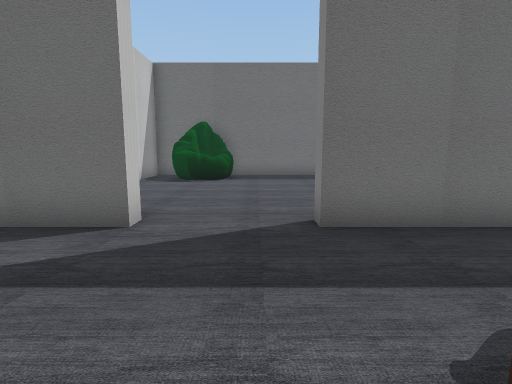
view 1 (above)

24 first-person views from a walk through a scene from a Unity 3-D project. The camera is 1.2 m above the floor, tilts 8° down and sees 80° across. The floor is counted in squares, 1 m on a side. Each view is taken from the middle of a square. On the plan, view 1 faces up. The plan holds only what a view shows up to about 13 squares ahead; the rest is blank. The place goes on beyond the plan. Some surface patterns are stand-ins.

view 2
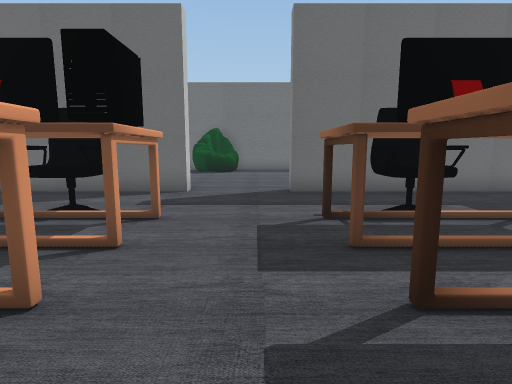

view 3
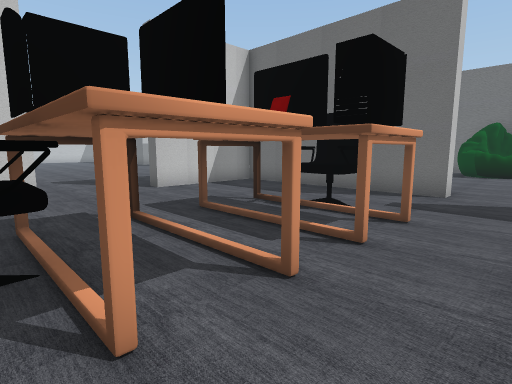

view 4
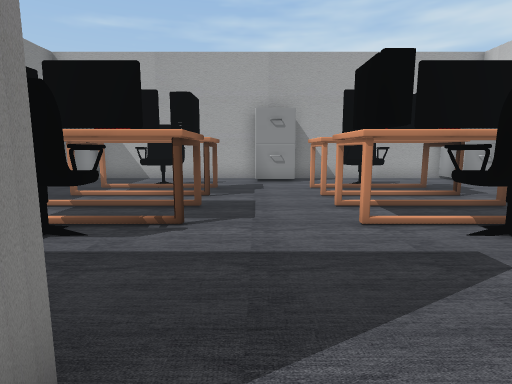

view 5
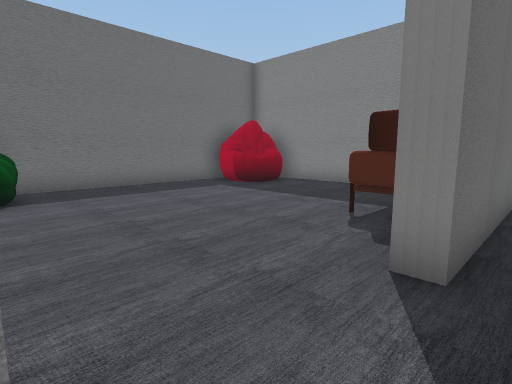

view 6
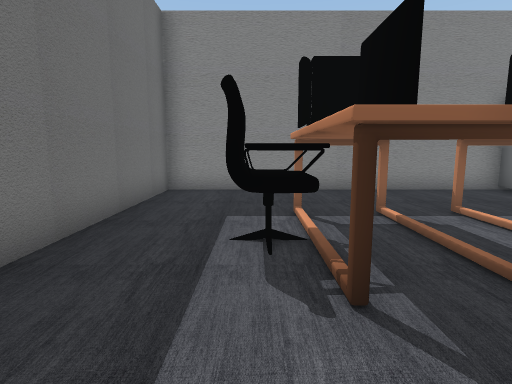

view 7
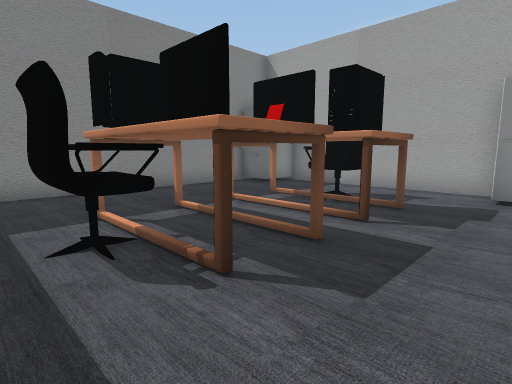

view 8
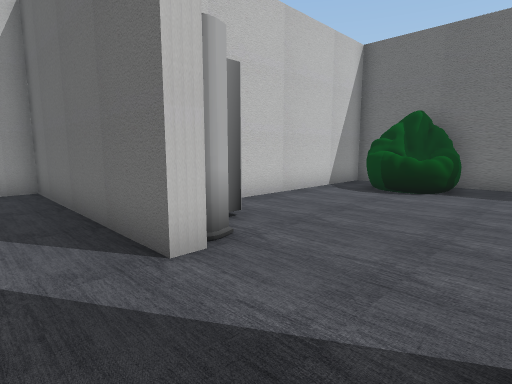

view 9
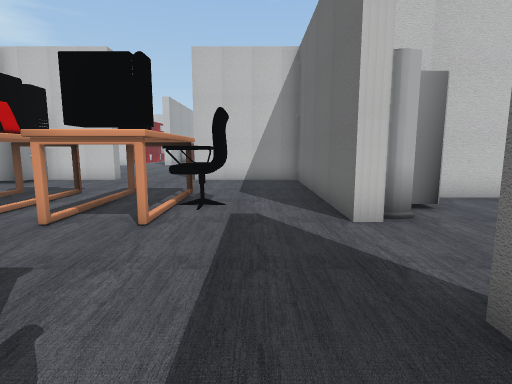

view 10
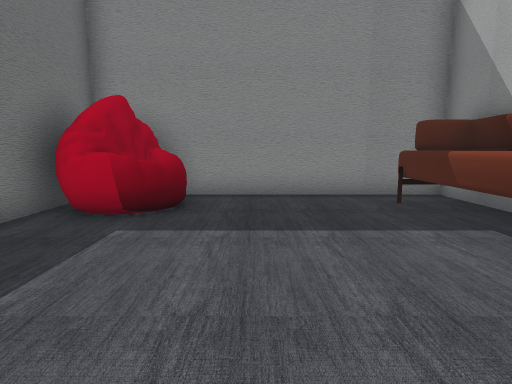

view 11
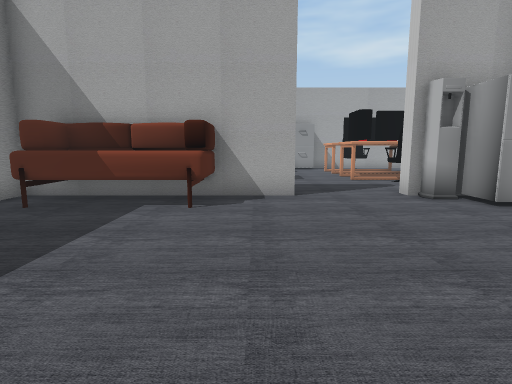

view 12
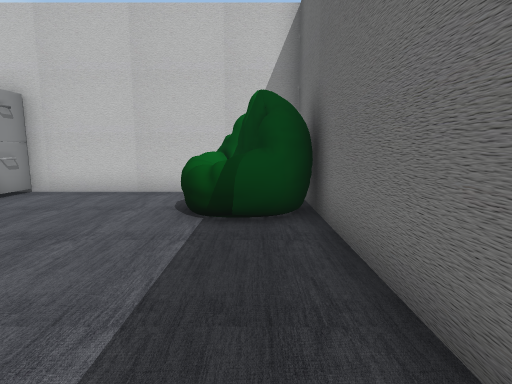

view 13
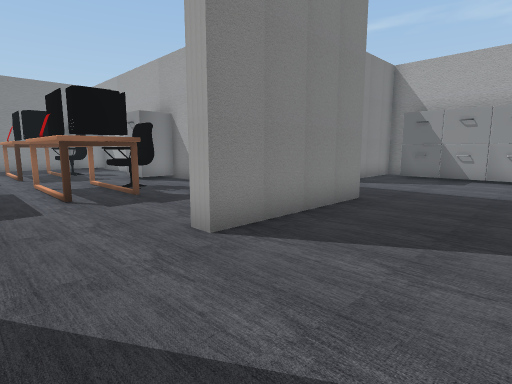

view 14
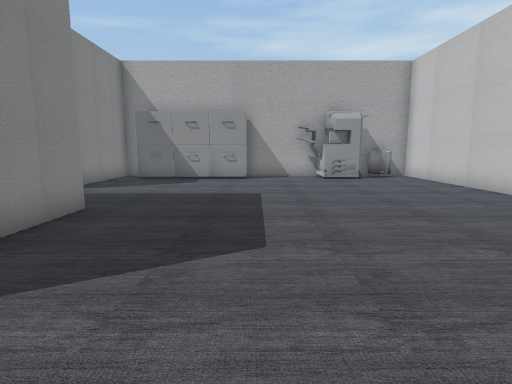

view 15
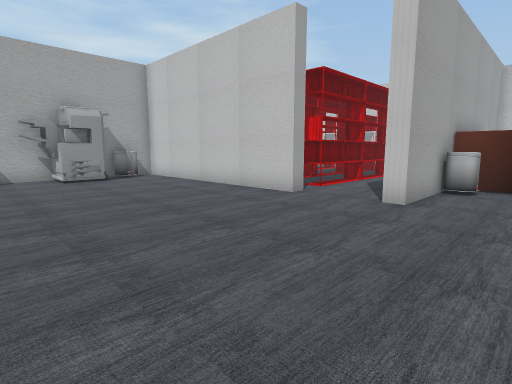

view 16
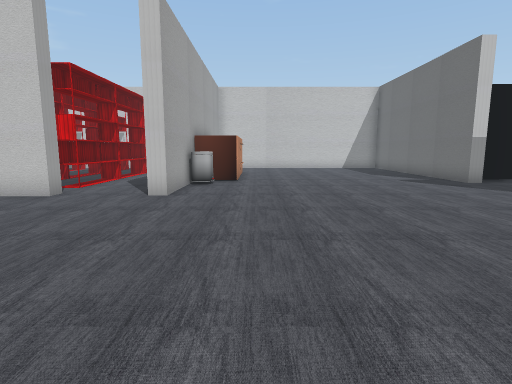

view 17
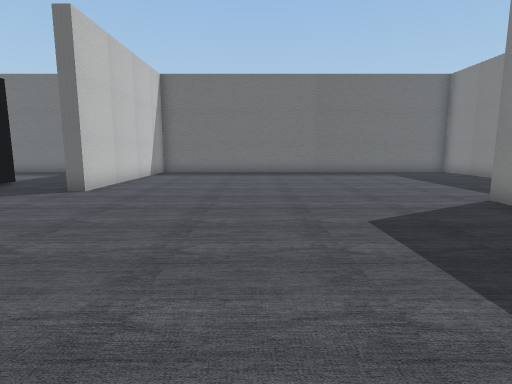

view 18
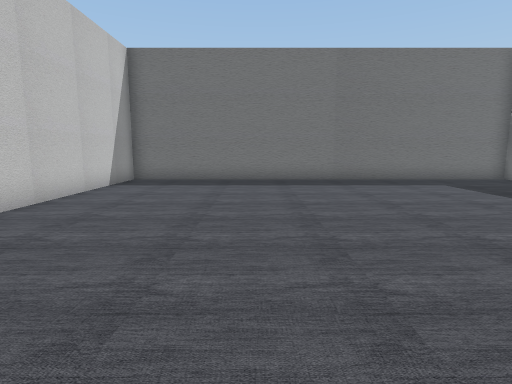

view 19
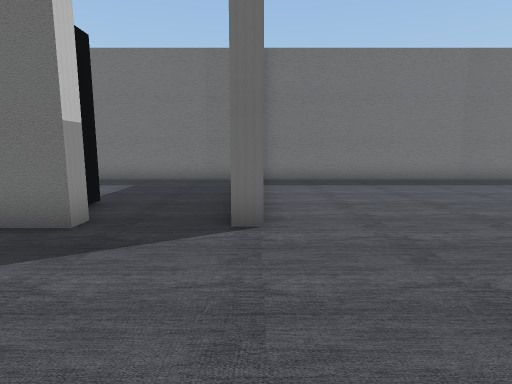

view 20
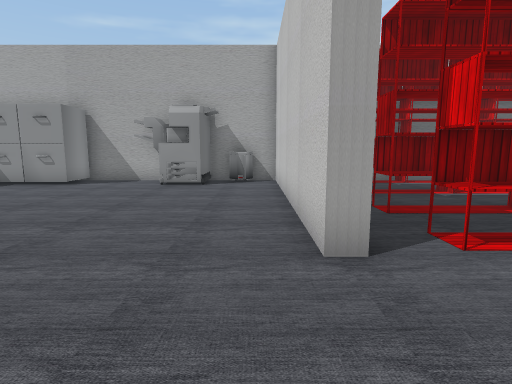

view 21
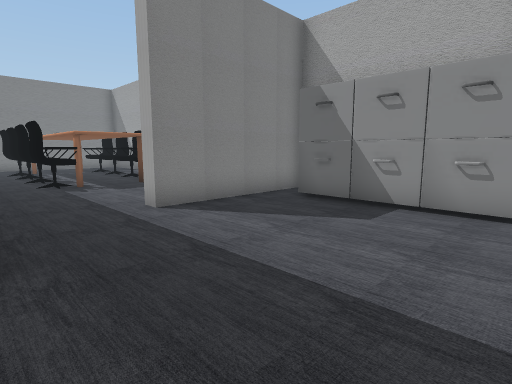

view 22
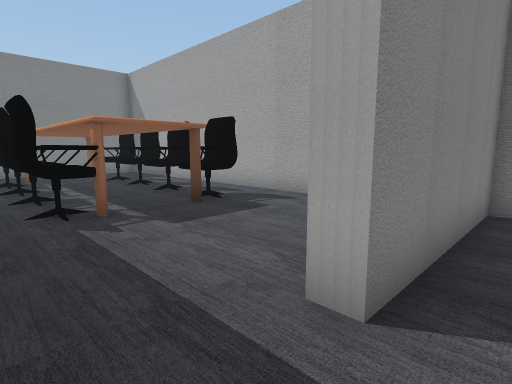

view 23
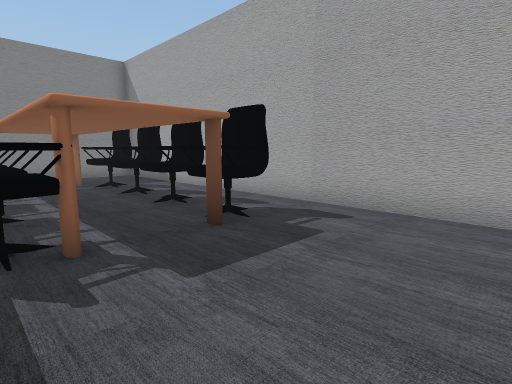

view 24
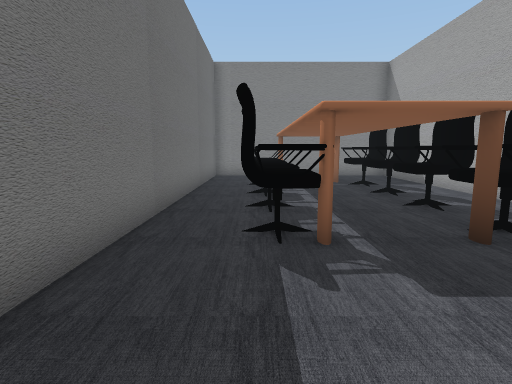

### Floor plan
Ten units are one square. View 1 is at (0, 0); x grows to the right and y downward. Boxes are objects, and circles mark ways between rooms. Rooms are numbered by the first view taken in them; rooms with no view inside come last. Other rooms are left out.
<svg viewBox="-260 -150 345 304">
<path fill="none" stroke="#000" d="M0 67 66 67M-20 -51 -20 -46 -90 -46 -90 -6M35 -46 10 -46 10 -51M80 52 80 -46 64 -46M-90 26 -90 52M-76 67 -14 67M10 -51 35 -51M-24 -51 -20 -51M69 -142 -46 -142 -46 -66M65 -51 80 -51 80 -128M-90 -6 -95 -6M-95 -45 -95 -51M-198 63 -198 148 -171 148M-235 16 -235 33 -198 33 -198 39M-95 72 -95 26 -90 26M-228 -66 -252 -66M-51 -108 -51 -112M-159 148 -126 148 -126 141M-71 149 -71 99 -66 99M-51 -142 -198 -142 -198 -66 -205 -66M-56 148 72 148M71 72 -40 72M80 136 80 94"/>
<rect x="-85" y="55" width="10" height="10" fill="#bbb"><title>other object</title></rect>
<rect x="-85" y="45" width="10" height="10" fill="#bbb"><title>other object</title></rect>
<rect x="-55" y="15" width="20" height="20" fill="#bbb"><title>other object</title></rect>
<rect x="-55" y="-15" width="10" height="20" fill="#bbb"><title>other object</title></rect>
<rect x="-45" y="35" width="20" height="10" fill="#bbb"><title>other object</title></rect>
<rect x="-45" y="15" width="20" height="20" fill="#bbb"><title>other object</title></rect>
<rect x="-45" y="-5" width="20" height="10" fill="#bbb"><title>other object</title></rect>
<rect x="-45" y="-25" width="20" height="20" fill="#bbb"><title>other object</title></rect>
<rect x="-25" y="15" width="10" height="20" fill="#bbb"><title>other object</title></rect>
<rect x="-25" y="-15" width="10" height="20" fill="#bbb"><title>other object</title></rect>
<rect x="-15" y="45" width="20" height="20" fill="#bbb"><title>other object</title></rect>
<rect x="-15" y="45" width="10" height="10" fill="#bbb"><title>other object</title></rect>
<rect x="5" y="15" width="20" height="20" fill="#bbb"><title>other object</title></rect>
<rect x="5" y="-15" width="20" height="20" fill="#bbb"><title>other object</title></rect>
<rect x="15" y="35" width="30" height="10" fill="#bbb"><title>other object</title></rect>
<rect x="15" y="-15" width="20" height="20" fill="#bbb"><title>other object</title></rect>
<rect x="15" y="-25" width="30" height="10" fill="#bbb"><title>other object</title></rect>
<rect x="25" y="15" width="20" height="20" fill="#bbb"><title>other object</title></rect>
<rect x="35" y="-15" width="20" height="20" fill="#bbb"><title>other object</title></rect>
<rect x="45" y="15" width="10" height="20" fill="#bbb"><title>other object</title></rect>
<rect x="65" y="55" width="10" height="10" fill="#bbb"><title>other object</title></rect>
<rect x="65" y="45" width="10" height="10" fill="#bbb"><title>other object</title></rect>
<rect x="-45" y="-75" width="20" height="20" fill="#bbb"><title>other object</title></rect>
<rect x="-45" y="-75" width="10" height="10" fill="#bbb"><title>other object</title></rect>
<rect x="-35" y="-65" width="10" height="10" fill="#bbb"><title>other object</title></rect>
<rect x="-35" y="-145" width="30" height="30" fill="#bbb"><title>other object</title></rect>
<rect x="25" y="-75" width="50" height="30" fill="#bbb"><title>other object</title></rect>
<rect x="45" y="-135" width="30" height="20" fill="#bbb"><title>other object</title></rect>
<rect x="-255" y="15" width="10" height="10" fill="#bbb"><title>other object</title></rect>
<rect x="-235" y="25" width="10" height="10" fill="#bbb"><title>other object</title></rect>
<rect x="-185" y="135" width="10" height="10" fill="#bbb"><title>other object</title></rect>
<rect x="-175" y="125" width="30" height="20" fill="#bbb"><title>other object</title></rect>
<rect x="-125" y="125" width="20" height="20" fill="#bbb"><title>other object</title></rect>
<rect x="-125" y="125" width="10" height="10" fill="#bbb"><title>other object</title></rect>
<rect x="-115" y="135" width="10" height="10" fill="#bbb"><title>other object</title></rect>
<rect x="-105" y="135" width="20" height="10" fill="#bbb"><title>other object</title></rect>
<rect x="-105" y="125" width="10" height="10" fill="#bbb"><title>other object</title></rect>
<rect x="-95" y="125" width="10" height="10" fill="#bbb"><title>other object</title></rect>
<rect x="-25" y="115" width="20" height="20" fill="#bbb"><title>other object</title></rect>
<rect x="-25" y="105" width="80" height="10" fill="#bbb"><title>other object</title></rect>
<rect x="-25" y="85" width="20" height="20" fill="#bbb"><title>other object</title></rect>
<rect x="-5" y="115" width="20" height="20" fill="#bbb"><title>other object</title></rect>
<rect x="-5" y="85" width="20" height="20" fill="#bbb"><title>other object</title></rect>
<rect x="15" y="115" width="20" height="20" fill="#bbb"><title>other object</title></rect>
<rect x="15" y="85" width="20" height="20" fill="#bbb"><title>other object</title></rect>
<rect x="35" y="115" width="20" height="20" fill="#bbb"><title>other object</title></rect>
<rect x="35" y="85" width="20" height="20" fill="#bbb"><title>other object</title></rect>
<circle cx="-5" cy="-50" r="3" fill="#2a7"/>
<circle cx="-87" cy="10" r="3" fill="#2a7"/>
<circle cx="-70" cy="85" r="3" fill="#2a7"/>
<text x="0" y="10">1</text>
<text x="10" y="-100">2</text>
<text x="-150" y="0">3</text>
<text x="0" y="110">4</text>
</svg>
Room 1 opens to room 2. Room 1 opens to room 3. Room 3 opens to room 4.

Where each view was taken, in squares from view 1:
view 1: 0 up, 0 right, facing up
view 2: 4 down, 0 right, facing up
view 3: 4 down, 0 right, facing up-left
view 4: 6 up, 0 right, facing down
view 5: 4 up, 2 left, facing up-right
view 6: 2 up, 1 left, facing right
view 7: 3 up, 1 left, facing down-right
view 8: 3 up, 1 right, facing up-left
view 9: 3 up, 3 right, facing left
view 10: 10 up, 0 right, facing right
view 11: 13 up, 2 right, facing down
view 12: 13 up, 4 right, facing left
view 13: 0 up, 13 left, facing down-right
view 14: 1 down, 13 left, facing down
view 15: 1 down, 13 left, facing down-left
view 16: 1 down, 12 left, facing left
view 17: 2 down, 15 left, facing up
view 18: 2 up, 15 left, facing up
view 19: 2 up, 20 left, facing up
view 20: 3 down, 19 left, facing down
view 21: 7 down, 13 left, facing down-right
view 22: 8 down, 8 left, facing down-right
view 23: 9 down, 6 left, facing down-right
view 24: 9 down, 6 left, facing right
